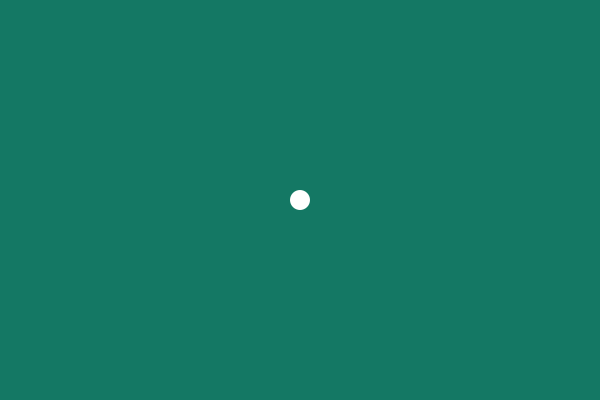
Frame 1 (no input)
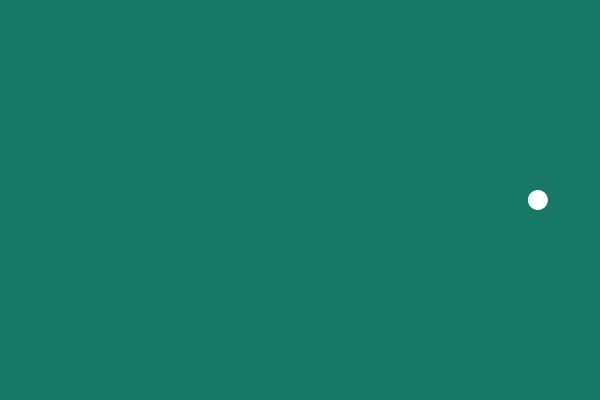
Frame 60 (the mouse pressed at the canvas centre just before this capture)
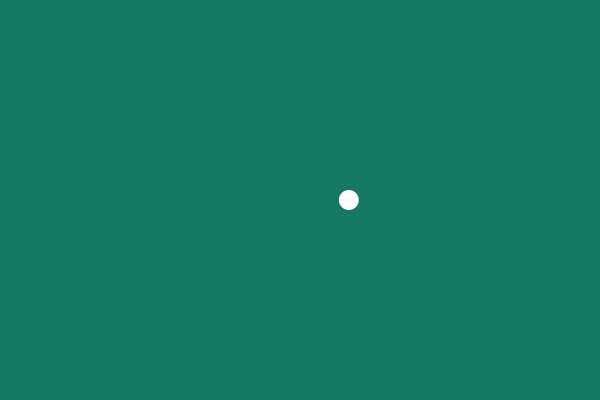
Frame 120 (the mouse held since frame 60 and released just before this capture)

The Processing sketch that drew these frames (run headless with seeded random() and noise(); from frame 60 on, the mouse is pressed at the canvas centre):

// Processing sketch: Circle_Quiz_Easing
// ── Circle_Quiz_Easing.pde
float circ_x, circ_y;
float circ_speed = 1;
float easeAmount = .05;
float leftSide = 50;
float rightSide = 550;
void setup() {
  size(600, 400);
  circ_x = width*.5;
  circ_y = height*.5;
  noStroke();
}
void draw() {
  background(20, 120, 100);
  ellipse(circ_x, circ_y, 20, 20);

  float toMove = 0;
  if (circ_speed > 0) {
    toMove = (rightSide - circ_x) * easeAmount * circ_speed;
    if (circ_x >= rightSide - 1) {
      circ_speed = -1;
    }
  } else {
    toMove = (circ_x - leftSide) * easeAmount * circ_speed;
    if (circ_x <= leftSide + 1) {
      circ_speed = 1;
    }
  }
  circ_x += toMove;
}
